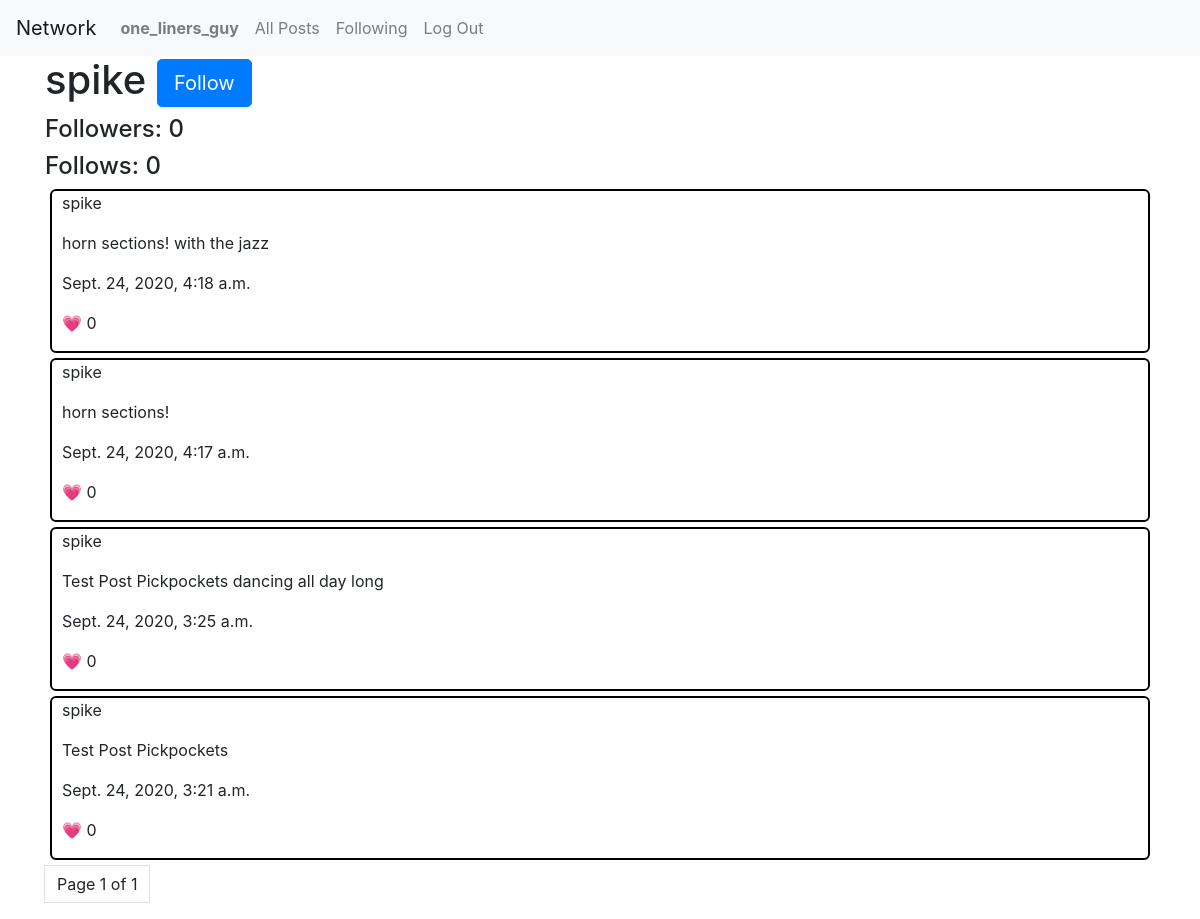
Page /users/spike (signed in) on the committed database.
### network/models.py (models this page shows)
class User(AbstractUser):
    pass

class Post(models.Model):
    user = models.ForeignKey("User", on_delete=models.CASCADE, related_name="posts")
    body = models.TextField(blank=True)
    timestamp = models.DateTimeField(auto_now_add=True)
    likes = models.IntegerField(default=0)

### network/views.py (the view)
# urls.py: path("users/<str:username>", views.profile, name="profile"),
def profile(request, username):
    profile = User.objects.get(username=username)
    paginated = Paginator(profile.posts.all().order_by('-timestamp'), 10)
    following = False
    if request.user.is_authenticated:
        for follow in request.user.follows.all():
            if follow.followed.username == username:
                following = True
    follows = len(profile.follows.all())
    followers = len(profile.followers.all())
    page = request.GET.get('page')
    try:
        posts = paginated.page(page)
    except PageNotAnInteger:
        print("pagination exeption 1")
        posts = paginated.page(1)
    except EmptyPage:
        print("pagination exemption 2")
        posts = paginated.page(paginated.num_pages)
    return render(request, "network/profile.html", {
            "username": username,
            "page": page,
            "posts": posts,
            "following": following,
            "follows": follows,
            "followers": followers
            })

### network/templates/network/profile.html (shortened to what this page needs)
{% extends "network/layout.html" %}
{% load static %}
{% block body %}
<div class="container">
  <h1>{{ username }}
  {% if username != request.user.username %}
    {% if following is False %}
      <a class="btn btn-primary btn-lg" href="{% url 'follow' username %}">Follow</a>
    {% else %}
      <a class="btn btn-warning btn-lg" href="{% url 'unfollow' username %}">Un-Follow</a>
    {% endif %}
  {% endif %}
  <h4> Followers: {{ followers }} </h4>
  <h4> Follows: {{ follows }} </h4>
  {% for post in posts%}
  <div class="post">
    <p id="post_user">{{ post.user }}</p>
    <p id="post_body">{{ post.body }}</p>
    <p id="post_timestamp">{{ post.timestamp}}</p>
    <p id="post_likes">&#128151; {{ post.likes }} </p>
  </div>
  {% endfor %}
  {%	include	"network/pagination.html"	with	page=posts	%}
</div>
{% endblock %}

### network/templates/network/layout.html (shortened to what this page needs)
{% load static %}
<!DOCTYPE html>
<html lang="en">
    <head>
        <link rel="stylesheet" href="https://stackpath.bootstrapcdn.com/bootstrap/4.4.1/css/bootstrap.min.css">
        <link href="{% static 'network/styles.css' %}" rel="stylesheet">
    </head>
    <body>
        <nav class="navbar navbar-expand-lg navbar-light bg-light">
            <a class="navbar-brand" href="#">Network</a>
            <div>
              <ul class="navbar-nav mr-auto">
                {% if user.is_authenticated %}
                    <li class="nav-item">
                        <a class="nav-link" href="users/{{ user }}"><strong>{{ user.username }}</strong></a>
                    </li>
                {% endif %}
                <li class="nav-item">
                  <a class="nav-link" href="{% url 'index' %}">All Posts</a>
                </li>
                {% if user.is_authenticated %}
                    <li class="nav-item">
                        <a class="nav-link" href="{% url 'following' %}">Following</a>
                    </li>
                    <li class="nav-item">
                        <a class="nav-link" href="{% url 'logout' %}">Log Out</a>
                    </li>
                {% endif %}
              </ul>
            </div>
          </nav>
        <div class="body">
            {% block body %}
            {% endblock %}
        </div>
    </body>
</html>

### network/static/network/styles.css (style rules this page uses)
.post { border:2px solid black;margin:5px;padding-left:10px;padding-bottom:0;border-radius:6px }

### rows in the picture
User: username "one_liners_guy"
User: username "spike"
Post: user "spike", body "horn sections! with the jazz", timestamp "Sept. 24, 2020, 4:18 a.m.", likes "0"
Post: user "spike", body "horn sections!", timestamp "Sept. 24, 2020, 4:17 a.m.", likes "0"
Post: user "spike", body "Test Post Pickpockets dancing all day long", timestamp "Sept. 24, 2020, 3:25 a.m.", likes "0"
Post: user "spike", body "Test Post Pickpockets", timestamp "Sept. 24, 2020, 3:21 a.m.", likes "0"

### other values in the picture
{{ followers }} "0"
{{ follows }} "0"
{{ page.number }} "1"
{{ page.paginator.num_pages }} "1"
